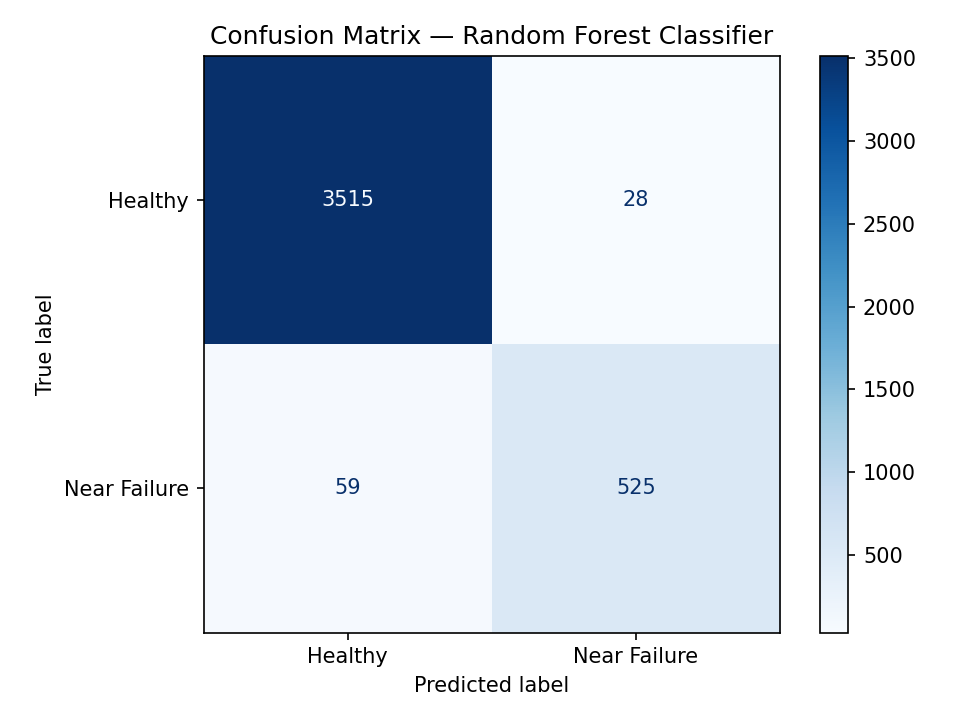

Write Python code to recreate this figure.
import matplotlib.pyplot as plt
import classification_model
import normalize_split
from sklearn.metrics import ConfusionMatrixDisplay,confusion_matrix

rf_clf  = classification_model.classifiers['Random Forest']
preds_r = rf_clf.predict(normalize_split.X_val_s)
cm      = confusion_matrix(normalize_split.y_val_c, preds_r)

disp = ConfusionMatrixDisplay(confusion_matrix=cm,
                               display_labels=['Healthy', 'Near Failure'])
disp.plot(cmap='Blues')
plt.title('Confusion Matrix — Random Forest Classifier')
plt.tight_layout()
plt.savefig('confusion_matrix.png', dpi=150)
plt.show()
